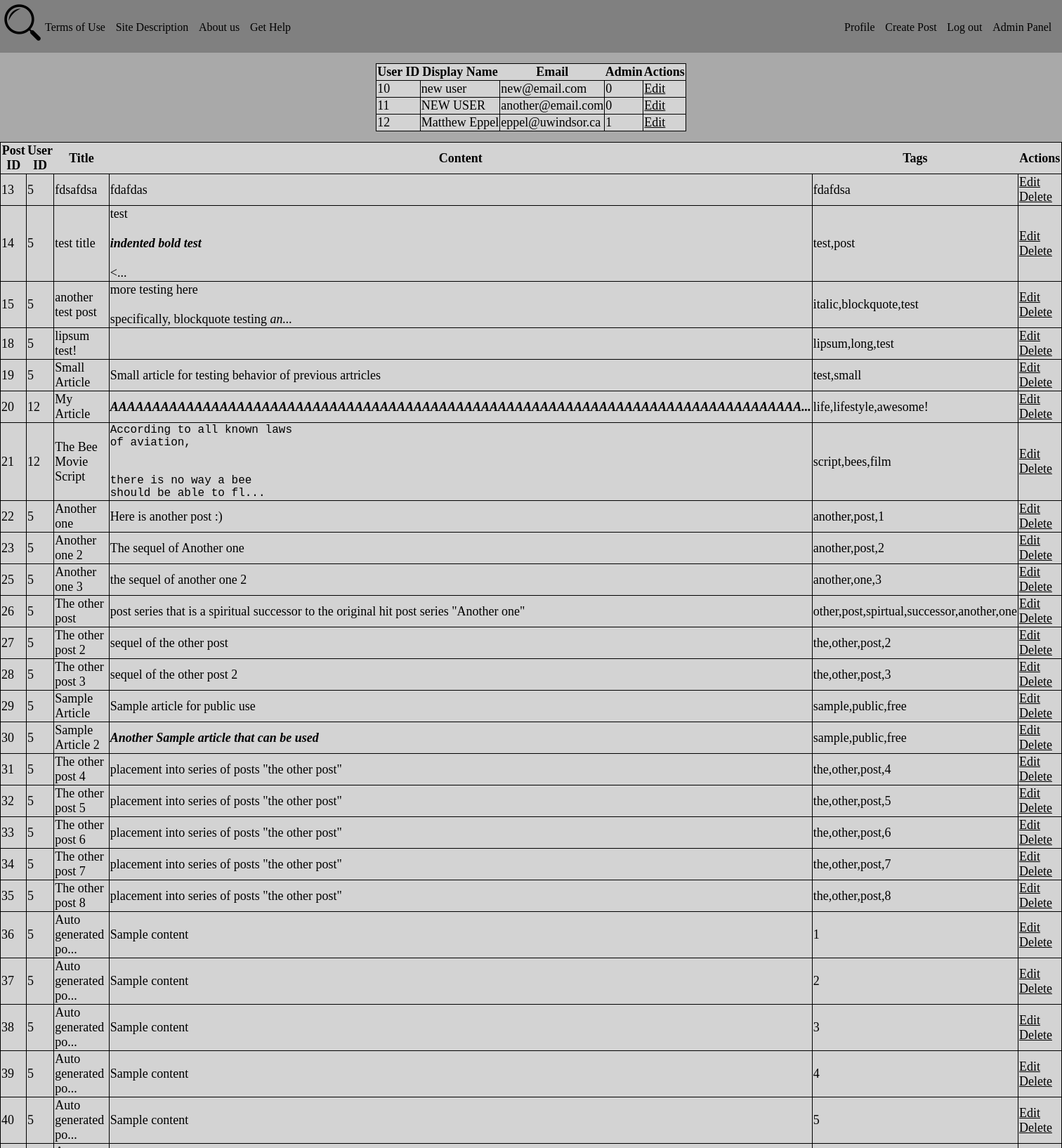
The page /admin.php (signed in, upper part) on the database its author committed.
### tables this page shows
CREATE TABLE `users` (
  `userid` int(11) NOT NULL,
  `display_name` varchar(30) NOT NULL,
  `is_admin` tinyint(1) NOT NULL DEFAULT 0,
  `email` varchar(50) NOT NULL,
  `password` varchar(32) NOT NULL,
  `theme` enum('light','dark','christmas') NOT NULL DEFAULT 'light'
);

CREATE TABLE `posts` (
  `postid` int(11) NOT NULL,
  `userid` int(11) NOT NULL,
  `title` varchar(50) NOT NULL,
  `content` varchar(20000) NOT NULL,
  `tags` varchar(500) DEFAULT NULL
);

### admin.php (the view, shortened to what this page needs)
<!DOCTYPE html>
<html>
    <head>
        <link rel="stylesheet" href="css/styles.css" />
        <link rel="stylesheet" href="css/admin.css" />
        <link rel="stylesheet" href="css/<?php
            if(isset($_SESSION["theme"])) {
                echo $_SESSION["theme"];
            } else {
                echo "light";
            }
        ?>.css" />
    </head>
    <body>
        <?php
            include_once("navbar.php");
        ?>
        <table class='show-users'>
            <tr>
                <th>User ID</th>
                <th>Display Name</th>
                <th>Email</th>
                <th>Admin</th>
                <th>Actions</th>
            </tr>
            <?php
                $db = db_connect();
                $query = $db->query("SELECT userid, display_name, email, is_admin FROM users WHERE NOT userid=" . $_SESSION["userid"]
                    . " ORDER BY userid ASC");
                while($row = $query->fetch_assoc()) {
                    printf("<tr>
                            <td>%s</td>
                            <td>%s</td>
                            <td>%s</td>
                            <td>%s</td>
                            <td>
                                <a href='edit_user.php?id=%s'>Edit</a>
                            </td>
                        </tr>", $row["userid"], $row["display_name"], $row["email"], $row["is_admin"], $row["userid"]);
                }
            ?>
        </table>
        <table class='show-posts'>
            <tr>
                <th>Post ID</th>
                <th>User ID</th>
                <th>Title</th>
                <th>Content</th>
                <th>Tags</th>
                <th>Actions</th>
            </tr>
            <?php
                $query = $db->query("SELECT postid, userid, title, content, tags FROM posts ORDER BY postid ASC");
                while($row = $query->fetch_assoc()) {
                    $title = $row["title"];
                    $content = $row["content"];
                    if(strlen($title) > 20) {
                        $title = substr_replace($title, "...", 17);
                    }
                    if(strlen($content) > 100) {
                        $content = substr_replace($content, "...", 97);
                    }
                    printf("<tr>
                            <td>%s</td>
                            <td>%s</td>
                            <td>%s</td>
                            <td>%s</td>
                            <td>%s</td>
                            <td>
                                <a href='edit_post.php?postid=%s'>Edit</a>
                                <a href='delete_post.php?postid=%s'>Delete</a>
                            </td>
                        </tr>", $row["postid"], $row["userid"], $title, $content, $row["tags"], $row["postid"], $row["postid"]);
                }
            ?>
        </table>
    </body>
</html>

### css/styles.css (style rules this page uses)
* { margin: 0; }
table { font-size: large; }

### css/admin.css (style rules this page uses)
table { margin-top: 1%; margin-left: auto; margin-right: auto; border-collapse: collapse; border: 1px solid black; }
.show-posts { border: 1px solid black; }
tr { border: 0.5px solid black; }
td { border: 1px solid black; }

### css/dark.css (style rules this page uses)
a { color: black; }
body { background-color: darkgray; }
table { background-color: lightgray; }

### rows shown on the page
users: userid "10", display_name "new user", email "new@email.com", is_admin "0"
users: userid "11", display_name "NEW USER", email "another@email.com", is_admin "0"
users: userid "12", display_name "Matthew Eppel", email "eppel@uwindsor.ca", is_admin "1"
posts: postid "13", userid "5", title "fdsafdsa", content "fdafdas", tags "fdafdsa"
posts: postid "14", userid "5", title "test title", content "test indented bold test <...", tags "test,post"
posts: postid "15", userid "5", title "another test post", content "more testing here specifically, blockquote testing an...", tags "italic,blockquote,test"
posts: postid "18", userid "5", title "lipsum test!", tags "lipsum,long,test"
posts: postid "19", userid "5", title "Small Article", content "Small article for testing behavior of previous artricles", tags "test,small"
posts: postid "20", userid "12", title "My Article", content "AAAAAAAAAAAAAAAAAAAAAAAAAAAAAAAAAAAAAAAAAAAAAAAAAAAAAAAAAAAAAAAAAAAAAAAAAAAAAAAAAA...", tags "life,lifestyle,awesome!"
posts: postid "21", userid "12", title "The Bee Movie Script", content "According to all known laws of aviation, there is no way a bee should be able to fl...", tags "script,bees,film"
posts: postid "22", userid "5", title "Another one", content "Here is another post :)", tags "another,post,1"
posts: postid "23", userid "5", title "Another one 2", content "The sequel of Another one", tags "another,post,2"
posts: postid "25", userid "5", title "Another one 3", content "the sequel of another one 2", tags "another,one,3"
posts: postid "26", userid "5", title "The other post", content "post series that is a spiritual successor to the original hit post series \"Another one\"", tags "other,post,spirtual,successor,another,one"
posts: postid "27", userid "5", title "The other post 2", content "sequel of the other post", tags "the,other,post,2"
posts: postid "28", userid "5", title "The other post 3", content "sequel of the other post 2", tags "the,other,post,3"
posts: postid "29", userid "5", title "Sample Article", content "Sample article for public use", tags "sample,public,free"
posts: postid "30", userid "5", title "Sample Article 2", content "Another Sample article that can be used", tags "sample,public,free"
posts: postid "31", userid "5", title "The other post 4", content "placement into series of posts \"the other post\"", tags "the,other,post,4"
posts: postid "32", userid "5", title "The other post 5", content "placement into series of posts \"the other post\"", tags "the,other,post,5"
posts: postid "33", userid "5", title "The other post 6", content "placement into series of posts \"the other post\"", tags "the,other,post,6"
posts: postid "34", userid "5", title "The other post 7", content "placement into series of posts \"the other post\"", tags "the,other,post,7"
posts: postid "35", userid "5", title "The other post 8", content "placement into series of posts \"the other post\"", tags "the,other,post,8"
posts: postid "36", userid "5", title "Auto generated po...", content "Sample content", tags "1"
posts: postid "37", userid "5", title "Auto generated po...", content "Sample content", tags "2"
posts: postid "38", userid "5", title "Auto generated po...", content "Sample content", tags "3"
posts: postid "39", userid "5", title "Auto generated po...", content "Sample content", tags "4"
posts: postid "40", userid "5", title "Auto generated po...", content "Sample content", tags "5"
